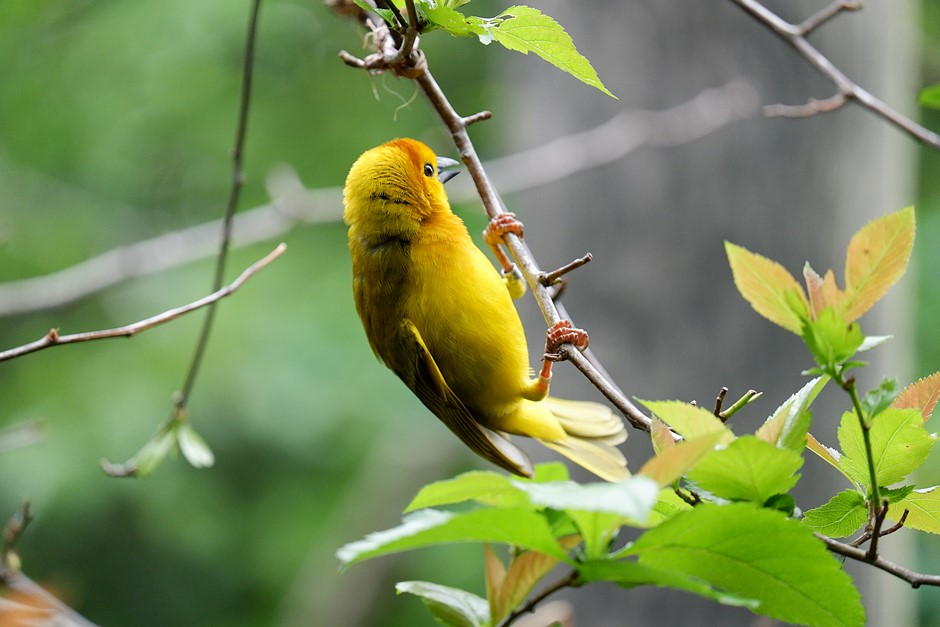
#> input picture asset/img_sample_01.jpeg, 940 x 627 px
$ python ECAM_S8_MV03_EdgeDetection02.py --image asset/img_sample_01.jpeg   (older library calls are emulated)
#> lines starting #> are read from the running program, lines starting #| are printed output that depends on the picture; after the words box and inside, x2 and y2 are one past the last pixel; in counts of white or black regions, pixels touching at a corner belong together
from __future__ import print_function
import argparse
import cv2
import numpy as np

#construct the arguments parser and parse the arguments
ap = argparse.ArgumentParser()
ap.add_argument("-i", "--image",
                required=True,
                help = "Path to the image")
args = vars(ap.parse_args())
img_gray = cv2.imread(args["image"], 0) #read file as gray scale color
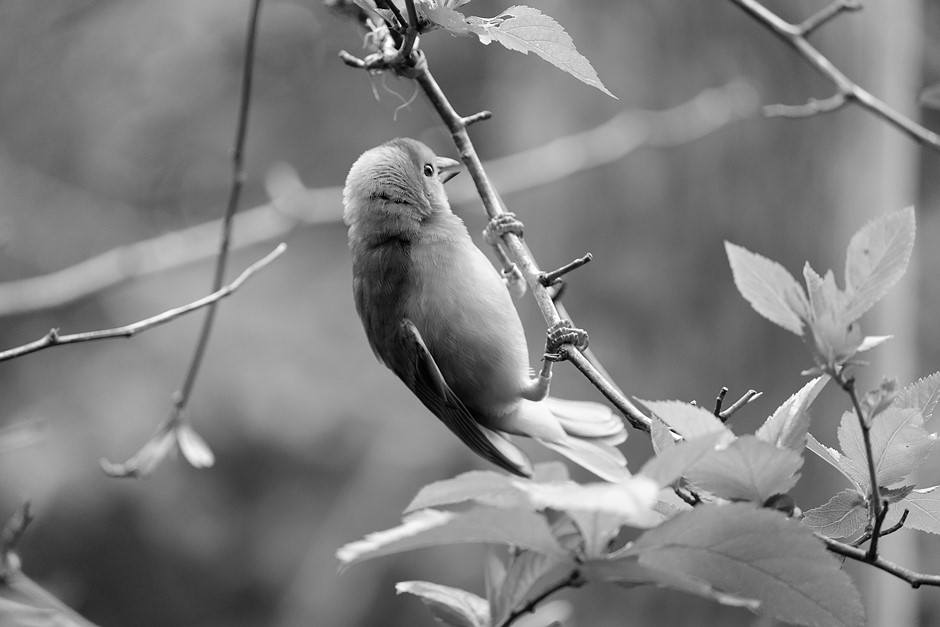
#> img_gray: shape (627, 940); min 0, max 255, mean 128

#calculate sobelx and sobely
sobelx = cv2.Sobel(img_gray,cv2.CV_64F, 1,0, ksize=3)
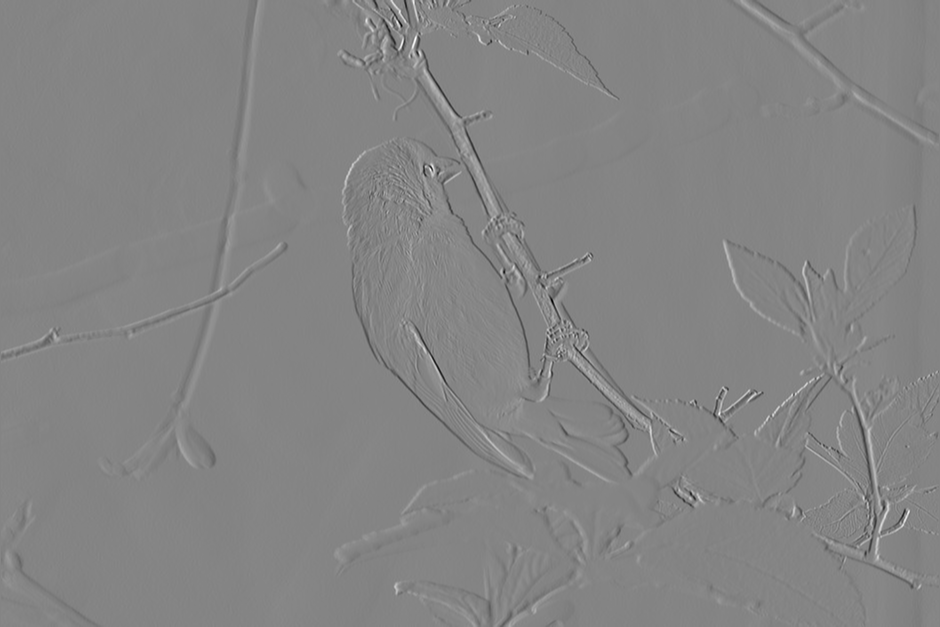
#> sobelx: shape (627, 940) float64; min -905, max 836, mean 0.1; drawn with min black and max white
sobely = cv2.Sobel(img_gray,cv2.CV_64F, 0,1, ksize=3)
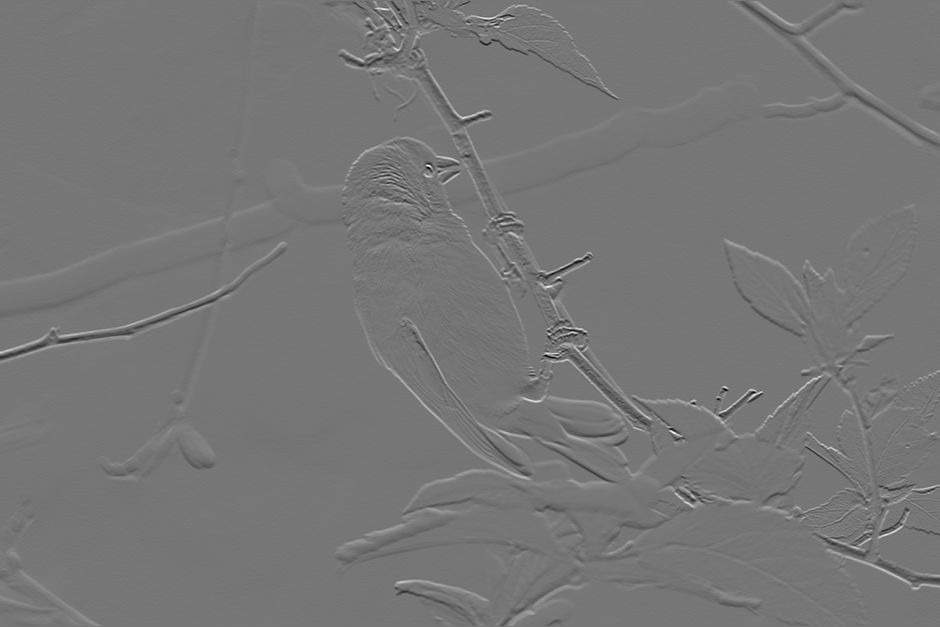
#> sobely: shape (627, 940) float64; min -800, max 916, mean -0.4; drawn with min black and max white

#show result images
cv2.imshow("Original Image", img_gray)
cv2.imshow("Sobel X Edge Detection", sobelx)
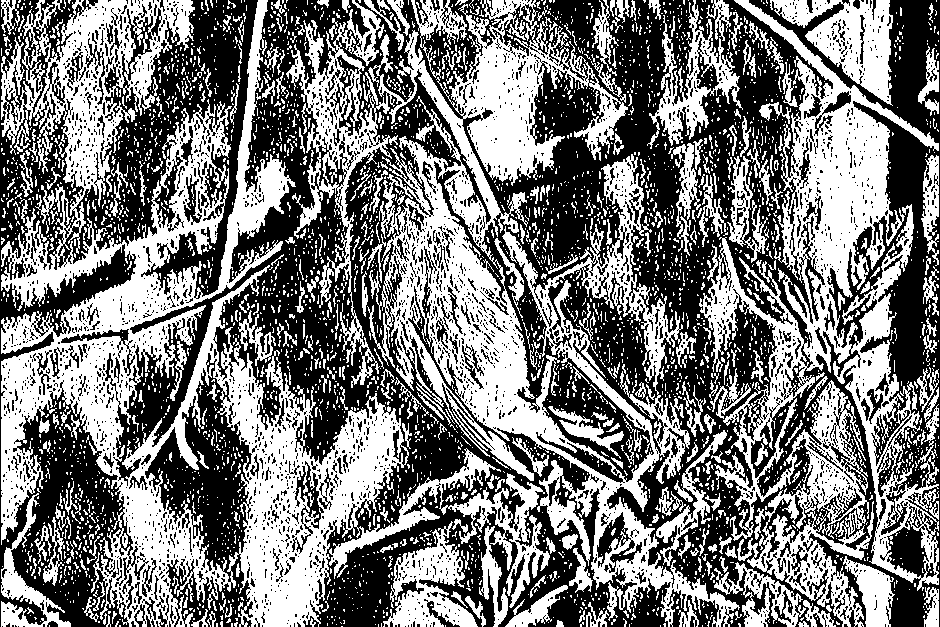
#> window 'Sobel X Edge Detection': shape (627, 940); 47.7% white; 3584 white regions (3165 under 20 px), largest, box (x1, y1, x2, y2) and area: (1, 0, 550, 627) 91712, (286, 0, 740, 627) 68564, (699, 0, 939, 627) 46950
cv2.imshow("Sobel Y Edge Detection", sobely)
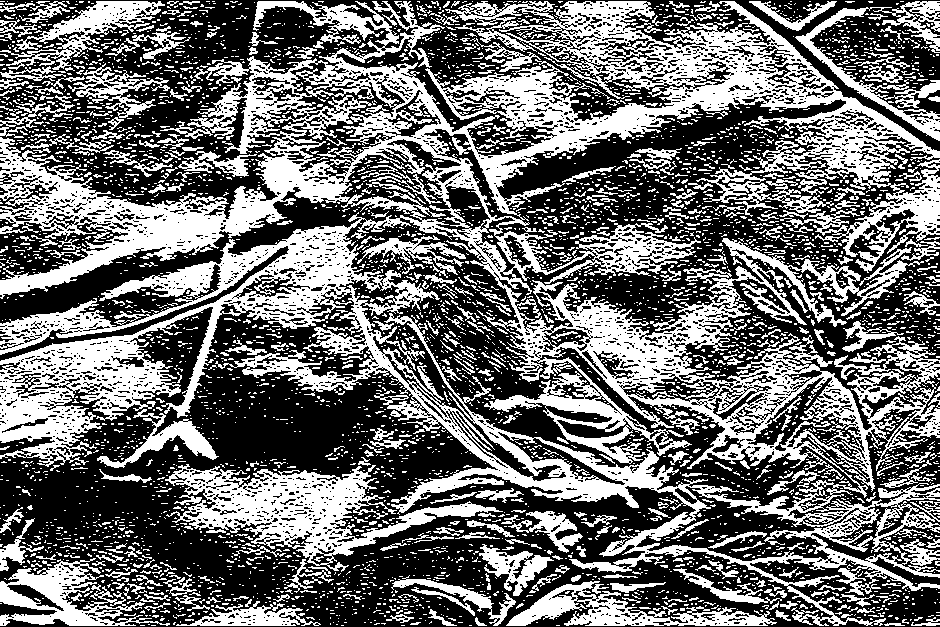
#> window 'Sobel Y Edge Detection': shape (627, 940); 43% white; 4345 white regions (3837 under 20 px), largest, box (x1, y1, x2, y2) and area: (0, 1, 940, 626) 165092, (165, 464, 503, 572) 11788, (0, 558, 170, 626) 4372
cv2.imshow("Sobel X+Y Edge Detection", (sobelx + sobely)/2)
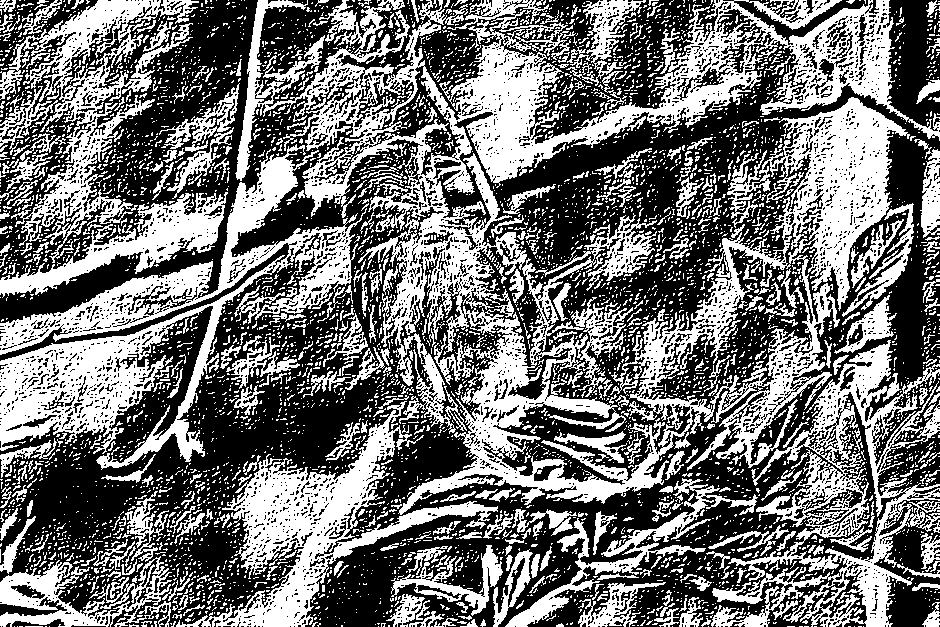
#> window 'Sobel X+Y Edge Detection': shape (627, 940); 44.6% white; 5002 white regions (4492 under 20 px), largest, box (x1, y1, x2, y2) and area: (235, 0, 940, 515) 99946, (0, 144, 367, 470) 28957, (711, 340, 940, 627) 18512


#wait for a key stroke
cv2.waitKey(0)
#kills all open windows
cv2.destroyAllWindows()
